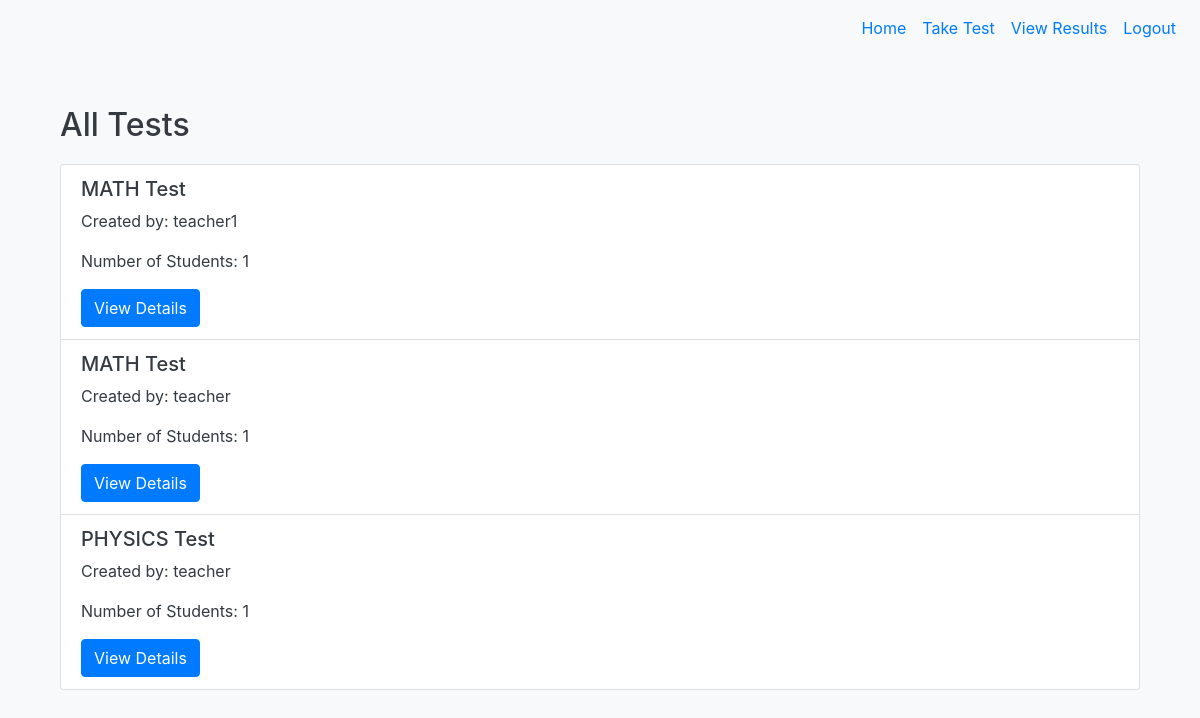
/tests (signed in), run on the app's committed database.
### tables this page shows
CREATE TABLE "Test" (
    id INTEGER PRIMARY KEY AUTOINCREMENT,
    test_name TEXT NOT NULL,
    test_description TEXT,
    teacher_id INTEGER,
    FOREIGN KEY (teacher_id) REFERENCES User(id) ON DELETE CASCADE
);

### app.py (the view)
@app.route('/tests')
@login_required
def view_all_tests():
    tests = db.execute("SELECT Test.id, Test.test_name, Test.test_description, User.username AS teacher_name, COUNT(DISTINCT Answer.student_id) AS student_count "
                       "FROM Test "
                       "LEFT JOIN User ON Test.teacher_id = User.id "
                       "LEFT JOIN Answer ON Test.id = Answer.test_id "
                       "GROUP BY Test.id")
    return render_template('view_all_tests.html', tests=tests)

### app.py (called while the page is built)
@login_manager.user_loader
def load_user(user_id):
    user = db.execute("SELECT * FROM User WHERE id = ?", user_id)
    if user:
        return User(id=user[0]['id'], username=user[0]['username'], password=user[0]['password'], role=user[0]['role'])
    return None

### templates/view_all_tests.html
{% extends "base.html" %}
{% block content %}
<div class="container mt-4">
    <h2>All Tests</h2>
    <ul class="list-group">
        {% for test in tests %}
        <li class="list-group-item">
            <h5>{{ test.test_name }}</h5>
            <p>Created by: {{ test.teacher_name }}</p>
            <p>Number of Students: {{ test.student_count }}</p>
            <a href="/test/{{ test.id }}/details" class="btn btn-primary">View Details</a>
        </li>
        {% endfor %}
    </ul>
</div>
{% endblock %}

### static/css/styles.css (style rules this page uses)
body { background-color: #f8f9fa; color: #343a40; }
.container { margin-top: 50px; }
h2 { margin-bottom: 20px; }
.btn-primary { background-color: #007bff; border-color: #007bff; }

### data on the page
Test: test_name "MATH Test", teacher_name "teacher1", student_count "1"
Test: test_name "MATH Test", teacher_name "teacher", student_count "1"
Test: test_name "PHYSICS Test", teacher_name "teacher", student_count "1"
